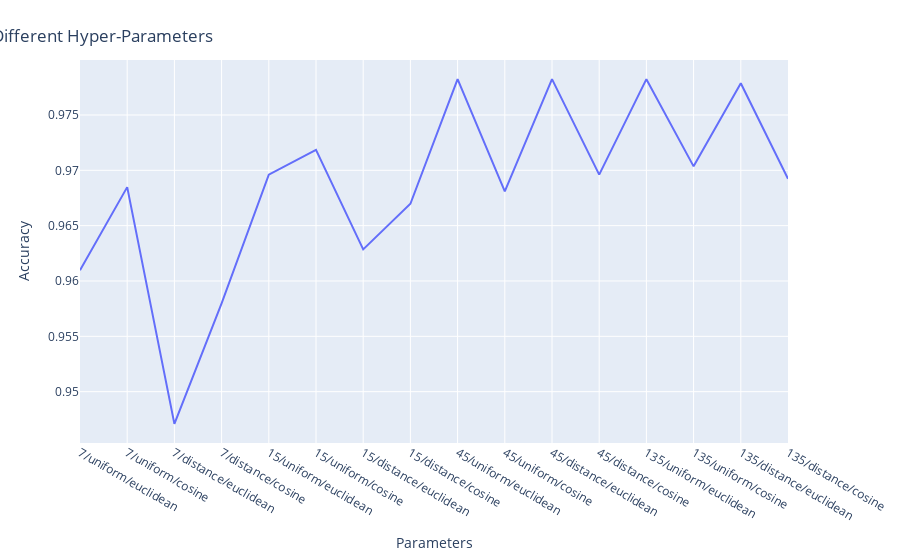

Write notebook code for a chart like this one.
### Code cell
plotdata_2 = pd.DataFrame()
plotdata_2['Parameters'] = accuracies_2.keys()
plotdata_2['Accuracy'] = accuracies_2.values()
fig = px.line(plotdata_2, x="Parameters", y="Accuracy")
fig.update_layout(title={'text': "Accuracies for Different Hyper-Parameters",
                                                'xanchor': 'center',
                                                'yanchor': 'top'})
iplot(fig)

### Figure 1 — Plotly figure (JSON) as saved in the notebook; plotly's stock layout.template omitted (floating-point values rounded to 4 significant figures)
{"data": [{"hovertemplate": "Parameters=%{x}<br>Accuracy=%{y}<extra></extra>", "legendgroup": "", "line": {"color": "#636efa", "dash": "solid"}, "mode": "lines", "name": "", "orientation": "v", "showlegend": false, "type": "scatter", "x": ["7/uniform/euclidean", "7/uniform/cosine", "7/distance/euclidean", "7/distance/cosine", "15/uniform/euclidean", "15/uniform/cosine", "15/distance/euclidean", "15/distance/cosine", "45/uniform/euclidean", "45/uniform/cosine", "45/distance/euclidean", "45/distance/cosine", "135/uniform/euclidean", "135/uniform/cosine", "135/distance/euclidean", "135/distance/cosine"], "xaxis": "x", "y": [0.961, 0.9685, 0.9471, 0.958, 0.9696, 0.9719, 0.9629, 0.967, 0.9782, 0.9681, 0.9782, 0.9696, 0.9782, 0.9704, 0.9779, 0.9692], "yaxis": "y"}], "layout": {"legend": {"tracegroupgap": 0}, "margin": {"t": 60}, "title": {"text": "Accuracies for Different Hyper-Parameters", "xanchor": "center", "yanchor": "top"}, "xaxis": {"anchor": "y", "domain": [0, 1], "title": {"text": "Parameters"}}, "yaxis": {"anchor": "x", "domain": [0, 1], "title": {"text": "Accuracy"}}}}
